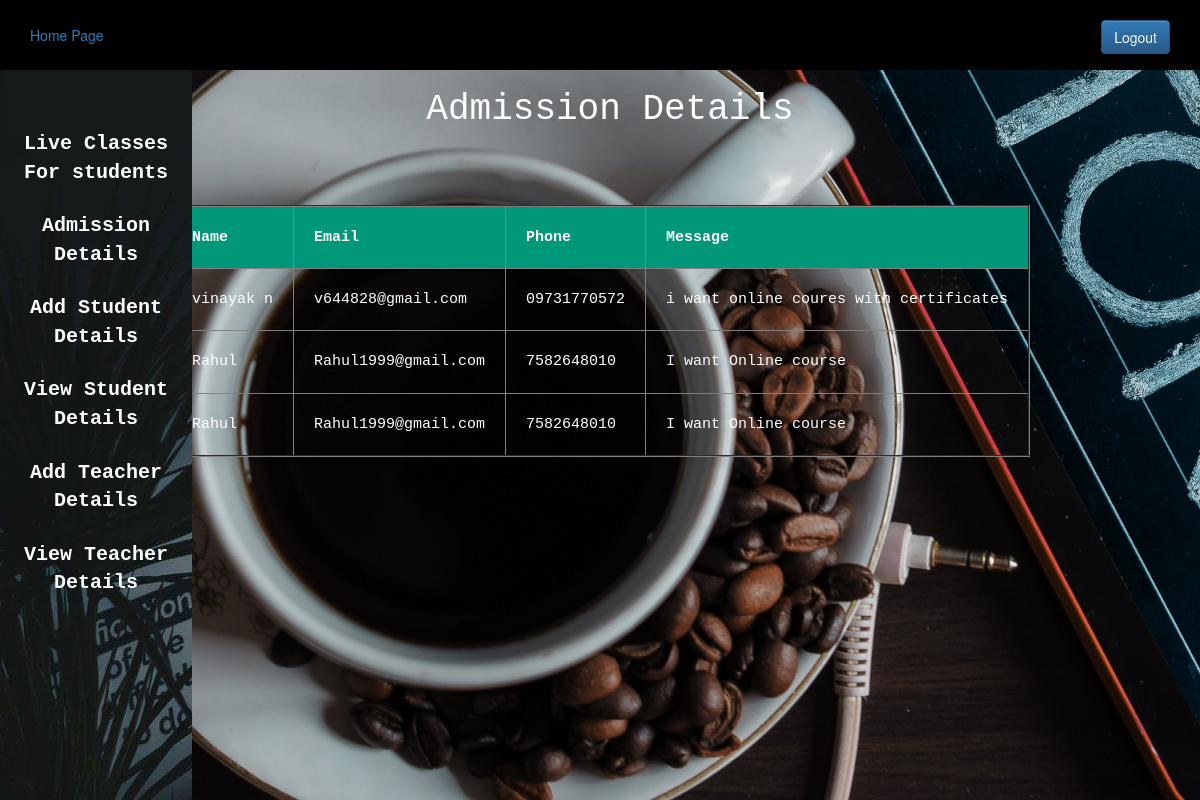
Page /adminssion.php (signed in) on the committed database.
### tables this page shows
CREATE TABLE `admission` (
  `id` int(11) NOT NULL,
  `name` varchar(30) DEFAULT NULL,
  `email` varchar(30) DEFAULT NULL,
  `phone` varchar(20) DEFAULT NULL,
  `message` varchar(50) DEFAULT NULL
);

### adminssion.php (the view, shortened to what this page needs)
 <?php
$host="localhost";
$user="root";
$password="";
$db="schoolproject";
$data=mysqli_connect($host,$user,$password,$db);
$sql="SELECT * from admission";
$result=mysqli_query($data,$sql);
?>
<!DOCTYPE html>
<html>
<head>
	<?php
	include 'admin_css.php';
	?>
</head>
<body>
	<?php
	include 'admin_sidebar.php';
	?>
	<div class="content">
		<center>
		<h1 class="apply" style="padding-left: 20px ;font-family: 'Courier New', Courier, monospace ; color: white">Admission Details</h1>
			<br>
			<br>
		<table  border=2px; style="border-collapse: collapse; margin: 25px 0; font-size: 0.9em; font-family: 'Courier New', Courier, monospace ; min-width: 400px;  box-shadow: 0 0 20px rgba(0, 0, 0, 0.15);">
			<tr style=" background-color: #009879;color: #ffffff; text-align: left;">
				<th style="padding: 20px;font-size: 15px;">Name</th>
				<th style="padding: 20px;font-size: 15px;">Email</th>
				<th style="padding: 20px;font-size: 15px;">Phone</th>
				<th style="padding: 20px;font-size: 15px;">Message</th>
			</tr>
			<?php
			while($info=$result->fetch_assoc())
			{
			?>
			<tr>
				<td style="padding: 20px;font-size: 15px; color: white"><?php echo "{$info['name']}";?> </td>
				<td style="padding: 20px;font-size: 15px;color: white">
				<?php echo "{$info['email']}";?> </td>
				<td style="padding: 20px;font-size: 15px; color: white">
				<?php echo "{$info['phone']}";?> </td>
				<td style="padding: 20px;font-size: 15px;color: white; ">
				<?php echo "{$info['message']}";?> </td>
			</tr>
			<?php
		}
			?>
		</table>
		</center>
	</div>
</body>
</html>

### admin_css.php (shortened to what this page needs)
<link rel="stylesheet" type="text/css" href="admin.css">
<link rel="stylesheet" href="https://cdn.jsdelivr.net/npm/bootstrap@3.3.7/dist/css/bootstrap.min.css">
<link rel="stylesheet" href="https://cdn.jsdelivr.net/npm/bootstrap@3.3.7/dist/css/bootstrap-theme.min.css">

### admin_sidebar.php
<header class="header">
	<a  claas="adminhome.php" href="adminhome.php">Home Page</a>
	<div class="logout">
		<a href="school.php" class="btn btn-primary">Logout</a>
	</div>
</header>
<aside style=" font-family: 'Courier New', Courier, monospace ;">
	<ul>
		<li>
			<a href="zoom.php">Live Classes For students </a>
		</li>
		<li>
			<a href="adminssion.php">Admission Details</a>
		</li>
		<li>
			<a href="add_student.php">Add Student Details</a>
		</li>
		<li>
			<a href="view_student.php">View Student Details</a>
		</li>
		<li>
			<a href="admin_add_teacher.php">Add Teacher Details</a>
		</li>
		<li>
			<a href="admin_view_teacher.php">View Teacher Details</a>
		</li>
	</ul>
</aside>

### admin.css (style rules this page uses)
* { margin: 0px; padding: 0px; }
.header { background-color: black; line-height: 70px; padding-left:30px; }
a,a:hover { text-decoration: none!important; }
.logout { float:right; padding-right: 30px; }
ul { background-image: url("imag02.jpg"); padding-bottom:75%; background-repeat: no-repeat; border-radius: 5px; width: 16%; height: 100%; position: fixed; padding-top: 5%; text-align: center; }
ul li { list-style: none; padding-bottom: 25px; font-size: 20px; }
ul li a { color: white; font-weight: bold; }

### adminssion.php (style rules this page uses)
body { background-image: url("imag09.jpg"); background-size: 2000px; background-position: center; background-repeat: no-repeat; }

### rows in the picture
admission: name "vinayak n", email "v644828@gmail.com", phone "09731770572", message "i want online coures with certificates"
admission: name "Rahul", email "Rahul1999@gmail.com", phone "7582648010", message "I want Online course"
admission: name "Rahul", email "Rahul1999@gmail.com", phone "7582648010", message "I want Online course"
